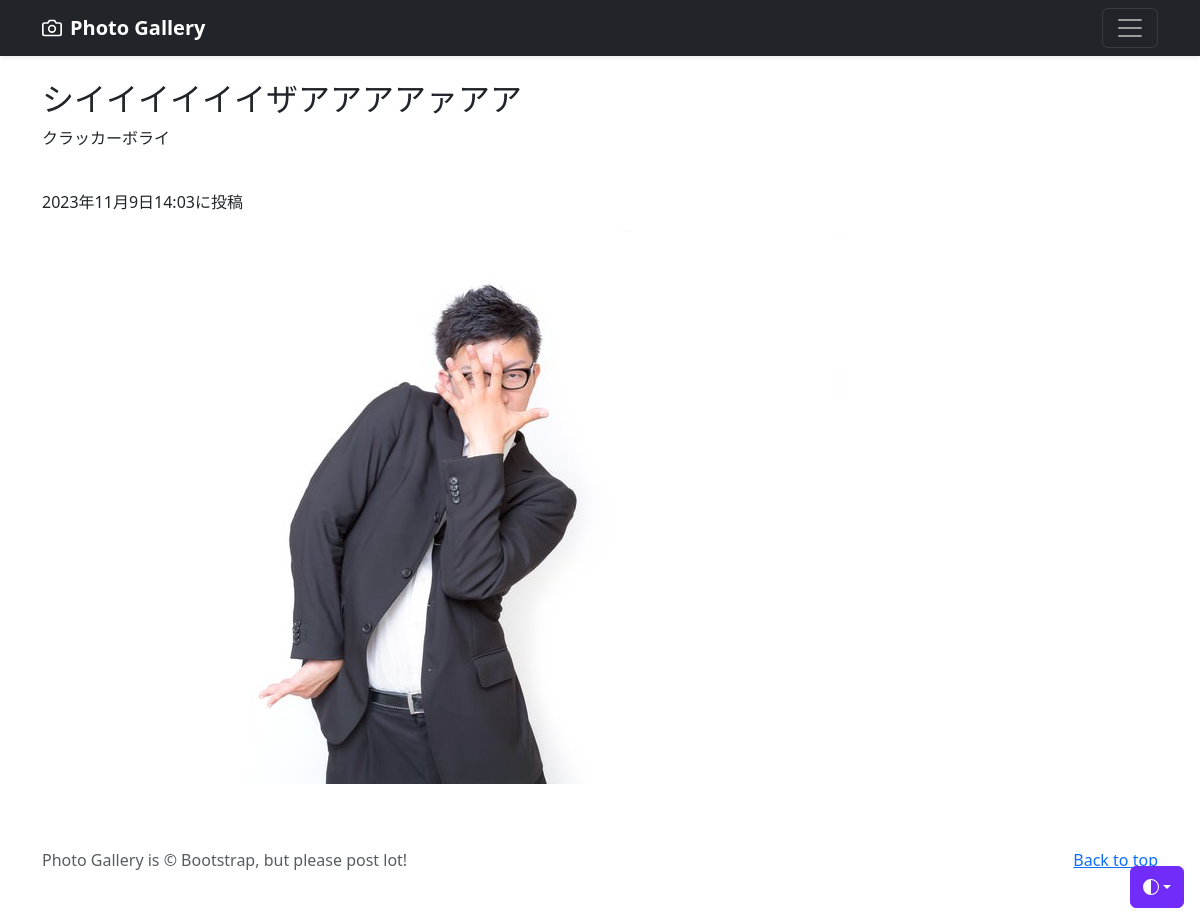
/photo-detail/5 (signed in), run on the app's committed database.
### photo/models.py (models this page shows, shortened)
class PhotoPost(models.Model):
    user = models.ForeignKey(
                CustomUser,
                verbose_name='ユーザ',
                on_delete=models.CASCADE)
    category = models.ForeignKey(
                Category,
                verbose_name='カテゴリ',
                on_delete=models.PROTECT)
    title = models.CharField(
                verbose_name='タイトル',
                max_length=200)
    comment = models.TextField(
                verbose_name='コメント')
    image1 = models.ImageField(
                verbose_name='イメージ1',
                upload_to='photos')
    image2 = models.ImageField(
                verbose_name='イメージ2',
                upload_to='photos',
                blank=True,
                null=True)
    posted_at = models.DateTimeField(
                verbose_name='投稿日時',
                auto_now_add=True)

### photo/views.py (the view)
class PhotoDetailView(DetailView):
    template_name='detail.html'
    model=PhotoPost

### photo/templates/detail.html (shortened to what this page needs)
{% extends 'base.html' %}
{% block contents %}
<br>
<div class="container">
    <h2>{{object.title}}</h2>
    <p>{{object.comment}}</p>
    <br>
    <p>{{object.posted_at}}に投稿</p>
    <p><img src="{{object.image1.url}}"></p>
{% endblock %}

### data on the page
PhotoPost: title "シイイイイイイザアアアアァアア", comment "クラッカーボライ", posted_at "2023年11月9日14:03", image1 (picture)
